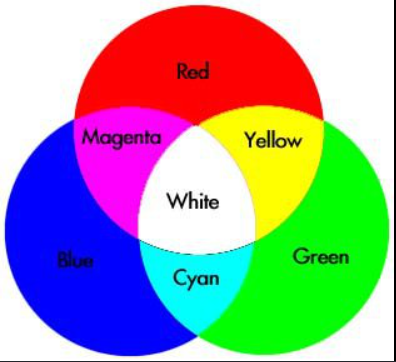
#> input picture Data/diffcolorcircle.png, 396 x 362 px
$ python chapter5.py
#> lines starting #> are read from the running program, lines starting #| are printed output that depends on the picture; after the words box and inside, x2 and y2 are one past the last pixel; in counts of white or black regions, pixels touching at a corner belong together
import cv2 as cv
import numpy as np

def empty(x): #
    pass

# 1. Read image ONCE (Efficiency)
path = "../Data/diffcolorcircle.png"
img = cv.imread(path)
#> img is the input picture: shape (362, 396, 3); mean B, G, R 158.3, 158.7, 158.1
img = cv.resize(img, (500,500))
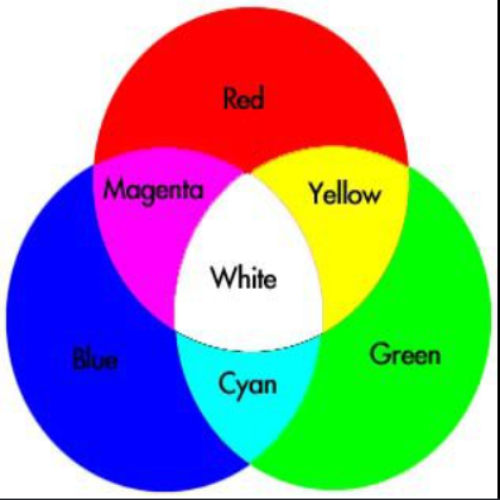
#> img: shape (500, 500, 3); mean B, G, R 158.3, 158.6, 158

cv.namedWindow("Trackbars")
cv.resizeWindow("Trackbars", 640, 240)

# 2. Fix Initial Values (Min=0, Max=255/179)
cv.createTrackbar("Hue Min", "Trackbars", 0, 179, empty)
#> slider 'Hue Min' is set to 35
cv.createTrackbar("Hue Max", "Trackbars", 179, 179, empty)
cv.createTrackbar("Sat Min", "Trackbars", 0, 255, empty) # Start at 0
#> slider 'Sat Min' is set to 51
cv.createTrackbar("Sat Max", "Trackbars", 255, 255, empty) # Start at 255
cv.createTrackbar("Val Min", "Trackbars", 0, 255, empty)
#> slider 'Val Min' is set to 51
cv.createTrackbar("Val Max", "Trackbars", 255, 255, empty)

while True:
    img_hsv = cv.cvtColor(img, cv.COLOR_BGR2HSV)
#> img_hsv: shape (500, 500, 3); mean H, S, V 57.7, 158, 246.9

    # 3. Get ALL values (not just Hue Min)
    h_min = cv.getTrackbarPos("Hue Min", "Trackbars")
    h_max = cv.getTrackbarPos("Hue Max", "Trackbars")
    s_min = cv.getTrackbarPos("Sat Min", "Trackbars")
    s_max = cv.getTrackbarPos("Sat Max", "Trackbars")
    v_min = cv.getTrackbarPos("Val Min", "Trackbars")
    v_max = cv.getTrackbarPos("Val Max", "Trackbars")

    # 4. Create the Mask (This is the whole point of color detection)
    lower = np.array([h_min, s_min, v_min])
    upper = np.array([h_max, s_max, v_max])
    mask = cv.inRange(img_hsv, lower, upper)
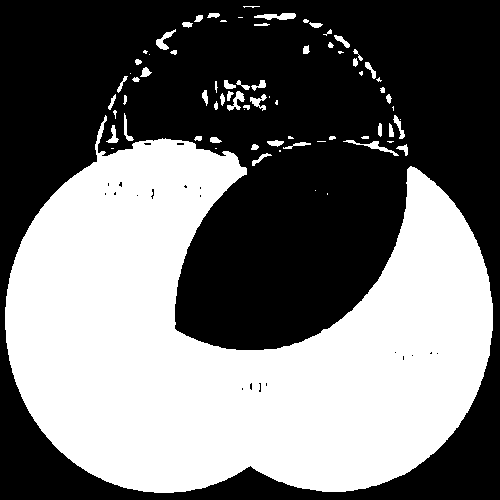
#> mask: shape (500, 500); 44.7% white; 74 white regions (23 under 20 px), largest, box (x1, y1, x2, y2) and area: (5, 115, 493, 493) 108551, (254, 13, 296, 20) 196, (343, 140, 399, 156) 185

    # Show result
    cv.imshow("Original", img)
    cv.imshow("HSV", img_hsv)
    cv.imshow("Mask", mask) # Show the black/white detection
    # The "Bitwise AND" operation
    # It says: "Take the Original Image, but only show pixels where the Mask is White."
    result = cv.bitwise_and(img, img, mask=mask)
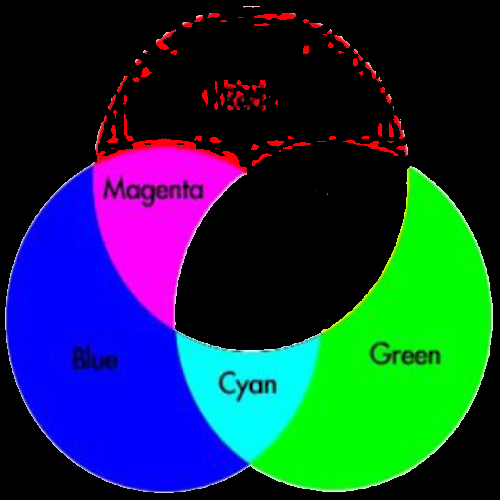
#> result: shape (500, 500, 3); mean B, G, R 67.1, 52.6, 21.6

    cv.imshow("Result", result) # Look at THIS window

    # 5. Fix the Loop Speed (1ms wait)
    if cv.waitKey(1) & 0xFF == ord('q'):
#> (key q is pressed here)
        break

cv.destroyAllWindows()
